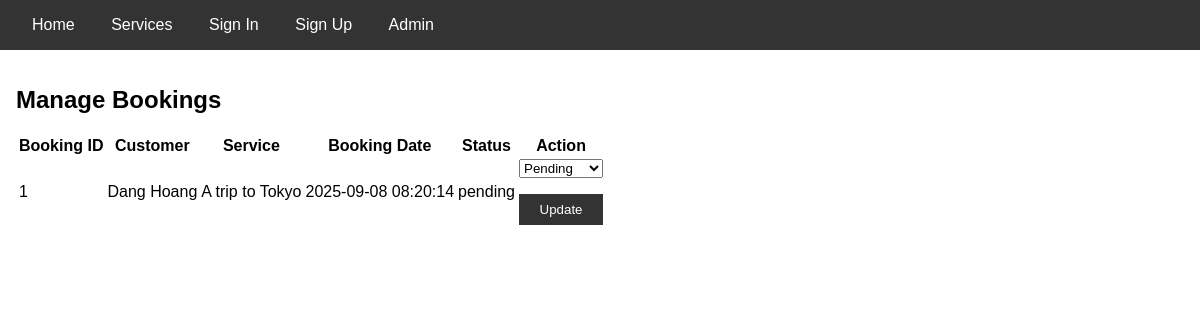
/admin/bookings (signed in), run on an earlier commit of the app's database.
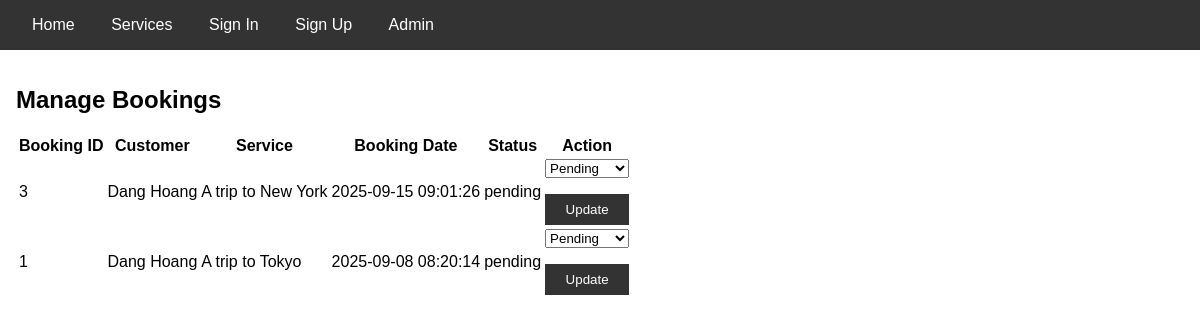
And on a later commit of the database.
### tables this page shows
CREATE TABLE bookings (
    booking_id INTEGER PRIMARY KEY AUTOINCREMENT,
    customer_id INT NOT NULL,             -- Giữ nguyên
    service_id INT NOT NULL,              -- Giữ nguyên
    booking_date TIMESTAMP DEFAULT CURRENT_TIMESTAMP, -- Giữ nguyên
    travel_date DATE NOT NULL,            -- Giữ nguyên
    num_travelers INT DEFAULT 1,          -- Giữ nguyên
    status TEXT CHECK(status IN ('pending','confirmed','canceled')) DEFAULT 'pending',
    total_amount NUMERIC not null,                 -- Giữ nguyên
    FOREIGN KEY (customer_id) REFERENCES customers(customer_id) ON DELETE CASCADE,
    FOREIGN KEY (service_id) REFERENCES travel_services(service_id) ON DELETE CASCADE
);

CREATE TABLE customers (
    customer_id INTEGER PRIMARY KEY AUTOINCREMENT,
    full_name TEXT NOT NULL,              -- Đã đổi
    email TEXT UNIQUE NOT NULL,           -- Đã đổi
    password_hash TEXT NOT NULL,          -- Đã đổi
    phone TEXT,                           -- Đã đổi
    address TEXT
, verified INTEGER DEFAULT 0, verification_code TEXT DEFAULT '', code_expiry DATETIME DEFAULT NULL);

CREATE TABLE travel_services (
    service_id INTEGER PRIMARY KEY AUTOINCREMENT,
    price NUMERIC NOT NULL,              
    rating NUMERIC,                      
    destination TEXT,                    
    flight TEXT,        -- Thông tin chuyến bay, NULL nếu không phải flight
    hotel TEXT,         -- Thông tin khách sạn, NULL nếu không phải hotel
    tour TEXT,          -- Thông tin tour, NULL nếu không phải tour
    max_travelers INT, 
    title TEXT NOT NULL,                  
    description TEXT,
    start_date DATE,                      
    end_date DATE,                        
    created_at TIMESTAMP DEFAULT CURRENT_TIMESTAMP
);

### admin/routes.py (the view)
@admin_bp.route('/bookings')
@login_required
def manage_bookings():
    conn = get_db_connection()
    bookings = conn.execute("""SELECT b.*, c.full_name, s.title FROM bookings b
                             JOIN customers c ON b.customer_id = c.customer_id
                             JOIN travel_services s ON b.service_id = s.service_id
                             ORDER BY b.booking_date DESC""").fetchall()
    conn.close()
    return render_template('bookings.html', bookings=bookings)

### admin/routes.py (called while the page is built)
def login_required(f):
    @wraps(f)
    def decorated_function(*args, **kwargs):
        if 'admin_id' not in session:
            return redirect(url_for('admin.login', next=request.url))
        return f(*args, **kwargs)
    return decorated_function

### database.py (called while the page is built)
def get_db_connection():
    conn = sqlite3.connect('travel.db')
    conn.row_factory = sqlite3.Row
    return conn

### templates/admin/bookings.html (shortened to what this page needs)
{% extends 'base.html' %}
{% block content %}
    <h2>Manage Bookings</h2>
    <table>
        <thead>
            <tr>
                <th>Booking ID</th>
                <th>Customer</th>
                <th>Service</th>
                <th>Booking Date</th>
                <th>Status</th>
                <th>Action</th>
            </tr>
        </thead>
        <tbody>
            {% for booking in bookings %}
                <tr>
                    <td>{{ booking['booking_id'] }}</td>
                    <td>{{ booking['full_name'] }}</td>
                    <td>{{ booking['title'] }}</td>
                    <td>{{ booking['booking_date'] }}</td>
                    <td>{{ booking['status'] }}</td>
                    <td>
                        <form action="{{ url_for('admin.update_booking_status', booking_id=booking['booking_id']) }}" method="post">
                            <select name="status">
                                <option value="pending" {% if booking['status'] == 'pending' %}selected{% endif %}>Pending</option>
                            </select>
                            <button type="submit">Update</button>
                        </form>
                    </td>
                </tr>
            {% endfor %}
        </tbody>
    </table>
{% endblock %}

### templates/base.html (shortened to what this page needs)
<!DOCTYPE html>
<html lang="en">
<head>
    <link rel="stylesheet" href="{{ url_for('static', filename='css/style.css') }}">
</head>
<body>
    <header>
        <nav>
            <a href="{{ url_for('index') }}">Home</a>
            <a href="{{ url_for('services.index') }}">Services</a>
            {% if session['customer_name'] %}
                <a href="{{ url_for('profile.index') }}">Hi, {{ session['customer_name'] }}</a>
                <a href="{{ url_for('booking.history') }}">My Bookings</a>
                <a href="{{ url_for('auth.logout') }}">Logout</a>
            {% else %}
                <a href="{{ url_for('auth.signin') }}">Sign In</a>
                <a href="{{ url_for('auth.signup') }}">Sign Up</a>
            {% endif %}
            <a href="{{ url_for('admin.login') }}">Admin</a>
        </nav>
    </header>
    <main>
        {% block content %}{% endblock %}
    </main>
</body>
</html>

### static/css/style.css (style rules this page uses)
body { font-family: sans-serif; margin: 0; }
header { background-color: #333; color: white; padding: 1rem; }
nav a { color: white; margin: 0 1rem; text-decoration: none; }
main { padding: 1rem; }
form { display: flex; flex-direction: column; max-width: 300px; }
form button { margin-top: 1rem; padding: 0.5rem; background-color: #333; color: white; border: none; cursor: pointer; }

What changed in the data, as far as the page shows it:
added bookings: booking_id "3", full_name "Dang Hoang", title "A trip to New York", booking_date "2025-09-15 09:01:26", status "pending", status "Pending"
